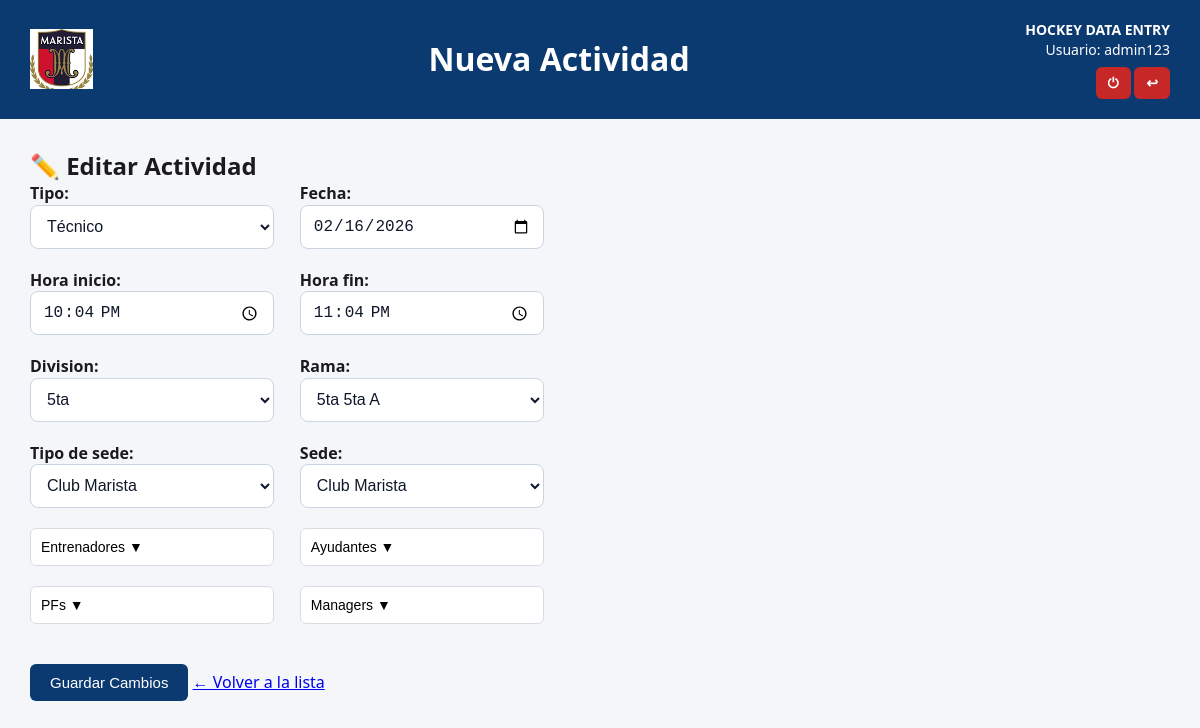
The app's page /nueva_actividad/editar/137/ (signed in) with its own data.
### app_club/models.py (models this page shows, shortened)
class Actividad(models.Model):
    TIPO = [
        ('Técnico', 'Técnico'),
        ('Físico', 'Físico'),
        ('Partido', 'Partido'),
        ('Otra', 'Otra'),
    ]
    tipo = models.CharField(max_length=20, choices=TIPO)
    fecha = models.DateField()
    hora_inicio = models.TimeField()
    hora_fin = models.TimeField()
    division = models.ForeignKey(Division, on_delete=models.CASCADE)
    rama = models.ForeignKey(Rama, on_delete=models.CASCADE)
    sede = models.ForeignKey(
        Sede,
        on_delete=models.PROTECT,
        related_name="actividades",
        null=True,      # 👈 CLAVE
        blank=True
    )
    entrenadores = models.ManyToManyField(Entrenador, blank=True)
    ayudantes = models.ManyToManyField(Ayudante, blank=True)
    pfs = models.ManyToManyField(PF, blank=True)
    managers = models.ManyToManyField(Manager, blank=True)
    creado_por = models.ForeignKey(User, on_delete=models.SET_NULL, null=True, blank=True, related_name="actividades_creadas")
    creado_el = models.DateTimeField(default=timezone.now)
    modificado_por = models.ForeignKey(User, on_delete=models.SET_NULL, null=True, blank=True, related_name="actividades_modificadas")
    modificado_el = models.DateTimeField(auto_now=True)

### app_club/views.py (the view, shortened to what this page needs)
# urls.py: path("nueva_actividad/editar/<int:id>/",views.editar_actividad,name="editar_actividad"), #FUNCION DE EDITAR ACTIVIDAD
@login_required
def editar_actividad(request, id):
    actividad = get_object_or_404(Actividad, id=id)
    form = ActividadForm(request.POST or None,instance=actividad,user=request.user)
    return render(
        request,
        "app_club/nueva_actividad.html",
        {
            "form": form,
            "actividad": actividad,
            "editing": True,   # 👈 útil si después querés cambiar títulos/botones
        }
    )

### app_club/models.py (called while the page is built)
    def __str__(self):
        return self.nombre

    def __str__(self):
        return f"{self.division.nombre} {self.nombre}"

    def __str__(self):
        return self.nombre

### app_club/templates/app_club/nueva_actividad.html (shortened to what this page needs)
<!DOCTYPE html>
<html lang="es">
{% load static %}
<head>
    <link rel="stylesheet" href="{% static 'app_club/css/style_actividad.css' %}">
</head>
<body>
<div class="header">
    <img src="{% static 'img/logo_club.png' %}" alt="Logo">
    <h1> Nueva Actividad</h1>
    <div class="right-info">
        <div><strong>HOCKEY DATA ENTRY</strong></div>
        <div>Usuario: {{ user.username }}</div>
         <div>
            <a href="{% url 'logout' %}" class="logout-link">⏻</a>
            <a href="{% url 'app_club:areas' %}" class="logout-link">↩</a>
        </div>
    </div>
</div>
<div class="layout">
    <div class="card-actividad">
        <h2>
            {% if editing %}
                ✏️ Editar Actividad
            {% else %}
                ➕ Nueva Actividad
            {% endif %}
        </h2>
        <form method="post">
            <div class="form-2col">
                <div>
                    {{ form.tipo.label_tag }}
                    {{ form.tipo }}
                </div>
                <div>
                    {{ form.fecha.label_tag }}
                    {{ form.fecha }}
                </div>
            </div>
            <div class="form-2col">
                <div>
                    {{ form.hora_inicio.label_tag }}
                    {{ form.hora_inicio }}
                </div>
                <div>
                    {{ form.hora_fin.label_tag }}
                    {{ form.hora_fin }}
                </div>
            </div>
            <div class="form-2col">
                <div>
                    {{ form.division.label_tag }}
                    {{ form.division }}
                </div>
                <div>
                    {{ form.rama.label_tag }}
                    {{ form.rama }}
                </div>
            </div>
            <div class="form-2col">
                <div>
                    {{ form.sede_tipo.label_tag }}
                    {{ form.sede_tipo }}
                </div>
                <div>
                    {{ form.sede.label_tag }}
                    {{ form.sede }}
                </div>
            </div>
            <div class="form-2col">
                <div class="multi" onclick="this.classList.toggle('open')">
                    <button type="button">Entrenadores ▼</button>
                </div>
                <div class="multi" onclick="this.classList.toggle('open')">
                    <button type="button">Ayudantes ▼</button>
                </div>
            </div>
            <div class="form-2col">
                <div class="multi" onclick="this.classList.toggle('open')">
                    <button type="button">PFs ▼</button>
                </div>
                <div class="multi" onclick="this.classList.toggle('open')">
                    <button type="button">Managers ▼</button>
                </div>
            </div>
            <button type="submit" class="btn">
                {% if editing %}
                    Guardar Cambios
                {% else %}
                    Guardar Actividad
                {% endif %}
            </button>
            {% if editing %}
                <a href="{% url 'app_club:lista_actividades' %}" class="btn-link">
                    ← Volver a la lista
                </a>
            {% endif %}
        </form>
    </div>
</div>
</body>
</html>

### app_club/static/app_club/css/style_actividad.css (style rules this page uses)
* { box-sizing: border-box; margin: 0; padding: 0; }
body { font-family: "Segoe UI", Arial, sans-serif; background: #F4F6F9; color: #1B1B1B; line-height: 1.4; }
.header { background: #0B3A70; color: white; padding: 20px 30px; display: flex; align-items: center; justify-content: space-between; }
.header img { height: 60px; }
.header h1 { font-size: 32px; font-weight: 700; flex: 1; text-align: center; }
.right-info { text-align: right; font-size: 14px; }
.logout-link { margin-top: 8px; display: inline-block; background: #C62828; color: white; padding: 6px 12px; border-radius: 6px; text-decoration: none; font-weight: bold; }
.layout { display: flex; gap: 30px; padding: 30px; }
.form-2col { display: grid; grid-template-columns: 1fr 1fr; gap: 20px 26px; margin-bottom: 20px; }
.form-2col label { font-weight: 600; margin-bottom: 4px; }
input[type="text"], input[type="date"], input[type="number"], select { width: 100%; padding: 9px 10px; border: 1px solid #D8DDE3; border-radius: 6px; background: white; font-size: 14px; }
.multi { position: relative; }
.multi button { width: 100%; padding: 10px; background: white; border: 1px solid #D8DDE3; border-radius: 6px; font-size: 14px; cursor: pointer; display: flex; justify-content: space-between; }
.btn { background: #0B3A70; color: white; border: none; padding: 10px 20px; border-radius: 6px; cursor: pointer; font-size: 15px; margin-top: 20px; }
input[type="date"], input[type="time"], select { width: 100%; height: 44px; padding: 8px 12px; font-size: 16px; border: 1px solid #cbd5e1; border-radius: 8px; background-color: #ffffff; color: #0f172a; box-sizing: border-box; }

### records on screen
Actividad: tipo "Técnico", fecha "02/16/2026", hora_inicio "22:04:00", hora_fin "23:04:00", division "5ta", rama "5ta 5ta A", sede "Club Marista"

### other values on screen
{{ user.username }} "admin123"
